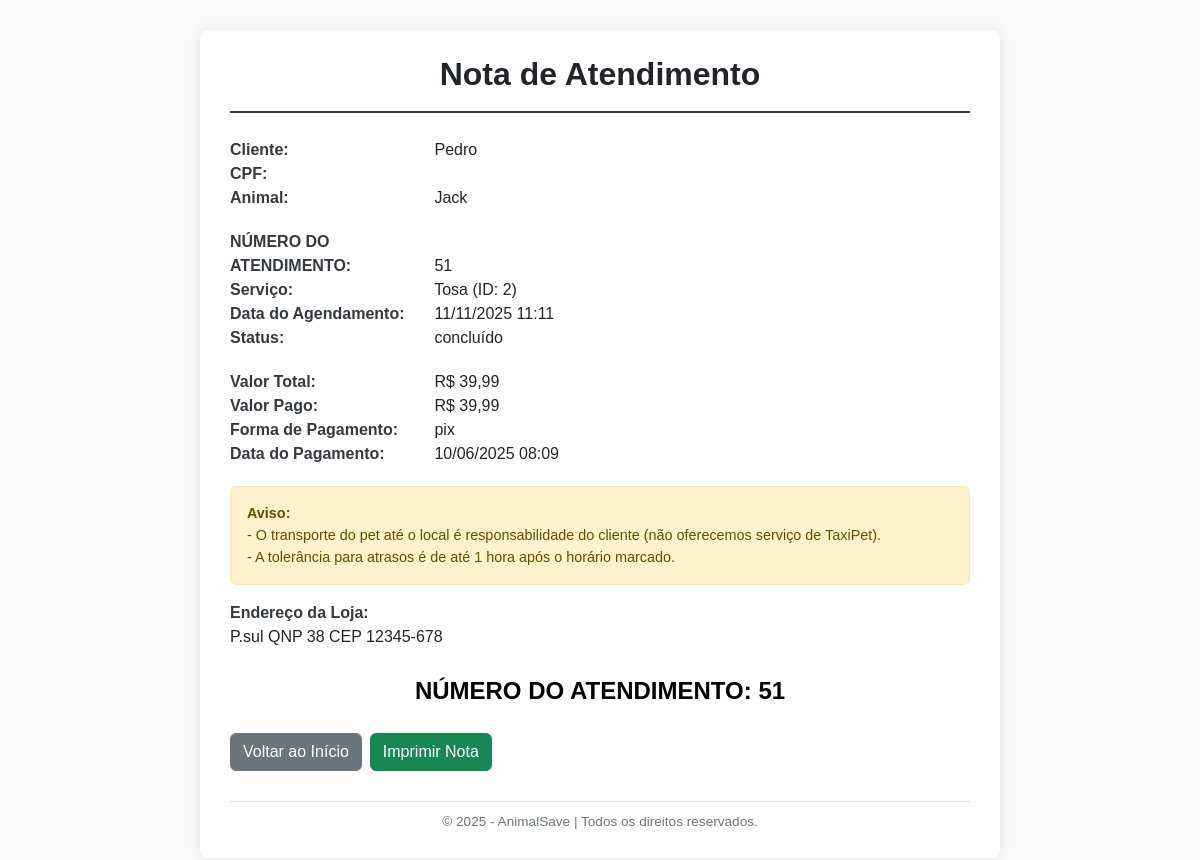
Page /AnimalSaveFinal/pages/nota.php?id_agendamento=51 (signed in) on the committed database.
### tables this page shows
CREATE TABLE `agendamentos` (
  `id_agendamento` int(11) NOT NULL,
  `id_animal` int(11) DEFAULT NULL,
  `data_hora` datetime NOT NULL,
  `id_servico` int(11) DEFAULT NULL,
  `status` enum('confirmado','cancelado','concluído') DEFAULT 'confirmado',
  `valor` decimal(10,2) NOT NULL,
  `observacoes` text DEFAULT NULL,
  `created` timestamp NOT NULL DEFAULT current_timestamp(),
  `modified` timestamp NOT NULL DEFAULT current_timestamp() ON UPDATE current_timestamp(),
  `id_cliente` int(11) DEFAULT NULL
);

CREATE TABLE `clientes` (
  `id_cliente` int(11) NOT NULL,
  `nome` varchar(255) NOT NULL,
  `cpf` varchar(14) DEFAULT NULL,
  `foto` varchar(255) NOT NULL,
  `telefone` varchar(15) DEFAULT NULL,
  `endereco` varchar(255) DEFAULT NULL,
  `email` varchar(255) DEFAULT NULL,
  `senha` varchar(255) NOT NULL,
  `created` timestamp NOT NULL DEFAULT current_timestamp(),
  `modified` timestamp NOT NULL DEFAULT current_timestamp() ON UPDATE current_timestamp()
);

CREATE TABLE `animais` (
  `id_animal` int(11) NOT NULL,
  `id_cliente` int(11) DEFAULT NULL,
  `nome` varchar(255) NOT NULL,
  `foto` varchar(255) NOT NULL,
  `tipo` varchar(50) DEFAULT NULL,
  `raca` varchar(100) DEFAULT NULL,
  `idade` int(11) DEFAULT NULL,
  `peso` decimal(5,2) DEFAULT NULL,
  `observacoes` text DEFAULT NULL,
  `created` timestamp NOT NULL DEFAULT current_timestamp(),
  `modified` timestamp NOT NULL DEFAULT current_timestamp() ON UPDATE current_timestamp()
);

CREATE TABLE `servicos` (
  `id_servico` int(11) NOT NULL,
  `nome` varchar(255) NOT NULL,
  `descricao` text DEFAULT NULL,
  `preco` decimal(10,2) DEFAULT NULL,
  `created` timestamp NOT NULL DEFAULT current_timestamp(),
  `modified` timestamp NOT NULL DEFAULT current_timestamp() ON UPDATE current_timestamp()
);

CREATE TABLE `pagamentos` (
  `id_pagamento` int(11) NOT NULL,
  `id_agendamento` int(11) DEFAULT NULL,
  `valor_pago` decimal(10,2) NOT NULL,
  `forma_pagamento` enum('dinheiro','cartão','pix') NOT NULL,
  `data_pagamento` datetime NOT NULL,
  `status` enum('pago','pendente') DEFAULT 'pendente',
  `created` timestamp NOT NULL DEFAULT current_timestamp(),
  `modified` timestamp NOT NULL DEFAULT current_timestamp() ON UPDATE current_timestamp()
);

### AnimalSaveFinal/pages/nota.php (the view, shortened to what this page needs)
<?php
include('../config/config.php');
$id_agendamento = $_GET['id_agendamento'];
$stmt = $pdo->prepare("
    SELECT
        Ag.*,
        An.nome AS nome_animal,
        Cl.nome AS nome_cliente,
        Cl.cpf,
        S.id_servico,
        S.nome AS nome_servico,
        Pg.forma_pagamento,
        Pg.valor_pago,
        Pg.data_pagamento
    FROM Agendamentos Ag
    JOIN Animais An ON Ag.id_animal = An.id_animal
    JOIN Clientes Cl ON An.id_cliente = Cl.id_cliente
    JOIN Servicos S ON Ag.id_servico = S.id_servico
    LEFT JOIN Pagamentos Pg ON Pg.id_agendamento = Ag.id_agendamento
    WHERE Ag.id_agendamento = ?
");
$stmt->execute([$id_agendamento]);
$nota = $stmt->fetch(PDO::FETCH_ASSOC);
?>
<!DOCTYPE html>
<html lang="pt-br">
<head>
    <link href="https://cdn.jsdelivr.net/npm/bootstrap@5.3.6/dist/css/bootstrap.min.css" rel="stylesheet">
</head>
<body>
    <div class="nota-container">
        <div class="nota-header">
            <h2>Nota de Atendimento</h2>
        </div>
        <div class="nota-section">
            <strong>Cliente:</strong> <?= htmlspecialchars($nota['nome_cliente']) ?><br>
            <strong>CPF:</strong> <?= htmlspecialchars($nota['cpf']) ?><br>
            <strong>Animal:</strong> <?= htmlspecialchars($nota['nome_animal']) ?>
        </div>
        <div class="nota-section">
            <strong>NÚMERO DO ATENDIMENTO:</strong> <?= htmlspecialchars($nota['id_agendamento']) ?><br>
            <strong>Serviço:</strong> <?= htmlspecialchars($nota['nome_servico']) ?> (ID: <?= htmlspecialchars($nota['id_servico']) ?>)<br>
            <strong>Data do Agendamento:</strong> <?= date('d/m/Y H:i', strtotime($nota['data_hora'])) ?><br>
            <strong>Status:</strong> <?= htmlspecialchars($nota['status']) ?>
        </div>
        <div class="nota-section">
            <strong>Valor Total:</strong> R$ <?= number_format($nota['valor'], 2, ',', '.') ?><br>
            <strong>Valor Pago:</strong> R$ <?= number_format($nota['valor_pago'], 2, ',', '.') ?><br>
            <strong>Forma de Pagamento:</strong> <?= htmlspecialchars($nota['forma_pagamento']) ?><br>
            <strong>Data do Pagamento:</strong> <?= $nota['data_pagamento'] ? date('d/m/Y H:i', strtotime($nota['data_pagamento'])) : 'Pendente' ?>
        </div>
        <div class="alert alert-warning nota-alert" role="alert">
            <strong>Aviso:</strong><br>
            - O transporte do pet até o local é responsabilidade do cliente (não oferecemos serviço de TaxiPet).<br>
            - A tolerância para atrasos é de até 1 hora após o horário marcado.
        </div>
        <div class="nota-section">
            <strong>Endereço da Loja:</strong><br>
            P.sul QNP 38 CEP 12345-678
        </div>
        <div class="text-center my-4">
            <p style="font-size: 1.5rem; font-weight: bold; color: #000;">
                NÚMERO DO ATENDIMENTO: <?= htmlspecialchars($nota['id_agendamento']) ?>
            </p>
        </div>
        <div class="d-flex gap-2 no-print">
            <a href="../index.php" class="btn btn-secondary">Voltar ao Início</a>
            <button class="btn btn-success" onclick="window.print()">Imprimir Nota</button>
        </div>
        <div class="nota-footer">
            &copy; <?= date('Y') ?> - AnimalSave | Todos os direitos reservados.
        </div>
    </div>
</body>
</html>

### AnimalSaveFinal/pages/nota.php (style rules this page uses)
body { font-family: "Arial", sans-serif; background-color: #f8f9fa; padding: 30px; }
.nota-container { background: #fff; padding: 25px 30px; border-radius: 8px; box-shadow: 0 0 12px rgba(0, 0, 0, 0.08); max-width: 800px; margin: auto; }
.nota-header { text-align: center; border-bottom: 2px solid #343a40; padding-bottom: 10px; margin-bottom: 25px; }
.nota-header h2 { font-weight: bold; }
.nota-section { margin-bottom: 20px; }
.nota-section strong { display: inline-block; width: 200px; color: #343a40; }
.nota-alert { font-size: 0.9rem; }
.nota-footer { text-align: center; font-size: 0.85rem; color: #6c757d; margin-top: 30px; border-top: 1px solid #dee2e6; padding-top: 10px; }
.no-print { margin-top: 20px; }

### rows in the picture
agendamentos: clientes.nome "Pedro", id_animal.nome "Jack", id_agendamento "51", id_servico.nome "Tosa", id_servico.id_servico "2", data_hora "11/11/2025 11:11", status "concluído", valor "39,99", pagamentos.valor_pago "39,99", pagamentos.forma_pagamento "pix", pagamentos.data_pagamento "10/06/2025 08:09"
